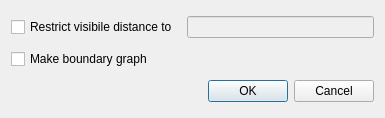
<?xml version="1.0" encoding="UTF-8"?>
<ui version="4.0">
 <class>CMakeOptionsDlg</class>
 <widget class="QDialog" name="CMakeOptionsDlg">
  <property name="geometry">
   <rect>
    <x>0</x>
    <y>0</y>
    <width>385</width>
    <height>118</height>
   </rect>
  </property>
  <property name="windowTitle">
   <string>Make Graph Options</string>
  </property>
  <layout class="QVBoxLayout">
   <item>
    <layout class="QHBoxLayout">
     <item>
      <widget class="QCheckBox" name="c_restrict_visibility">
       <property name="text">
        <string>Restrict visibile distance to </string>
       </property>
      </widget>
     </item>
     <item>
      <widget class="QLineEdit" name="c_maxdist">
       <property name="enabled">
        <bool>false</bool>
       </property>
      </widget>
     </item>
    </layout>
   </item>
   <item>
    <widget class="QCheckBox" name="c_boundarygraph">
     <property name="text">
      <string>Make boundary graph</string>
     </property>
    </widget>
   </item>
   <item>
    <layout class="QHBoxLayout">
     <item>
      <spacer name="horizontalSpacer">
       <property name="orientation">
        <enum>Qt::Horizontal</enum>
       </property>
       <property name="sizeHint" stdset="0">
        <size>
         <width>40</width>
         <height>20</height>
        </size>
       </property>
      </spacer>
     </item>
     <item>
      <widget class="QPushButton" name="c_ok">
       <property name="text">
        <string>OK</string>
       </property>
      </widget>
     </item>
     <item>
      <widget class="QPushButton" name="c_cancel">
       <property name="text">
        <string>Cancel</string>
       </property>
      </widget>
     </item>
    </layout>
   </item>
  </layout>
 </widget>
 <resources/>
 <connections>
  <connection>
   <sender>c_restrict_visibility</sender>
   <signal>clicked(bool)</signal>
   <receiver>CMakeOptionsDlg</receiver>
   <slot>OnRestrict(bool)</slot>
   <hints>
    <hint type="sourcelabel">
     <x>117</x>
     <y>28</y>
    </hint>
    <hint type="destinationlabel">
     <x>209</x>
     <y>46</y>
    </hint>
   </hints>
  </connection>
  <connection>
   <sender>c_ok</sender>
   <signal>clicked()</signal>
   <receiver>CMakeOptionsDlg</receiver>
   <slot>OnOK()</slot>
   <hints>
    <hint type="sourcelabel">
     <x>104</x>
     <y>94</y>
    </hint>
    <hint type="destinationlabel">
     <x>29</x>
     <y>81</y>
    </hint>
   </hints>
  </connection>
  <connection>
   <sender>c_cancel</sender>
   <signal>clicked()</signal>
   <receiver>CMakeOptionsDlg</receiver>
   <slot>OnCancel()</slot>
   <hints>
    <hint type="sourcelabel">
     <x>204</x>
     <y>96</y>
    </hint>
    <hint type="destinationlabel">
     <x>279</x>
     <y>82</y>
    </hint>
   </hints>
  </connection>
 </connections>
 <slots>
  <slot>OnRestrict(bool)</slot>
  <slot>OnOK()</slot>
  <slot>OnCancel()</slot>
 </slots>
</ui>
